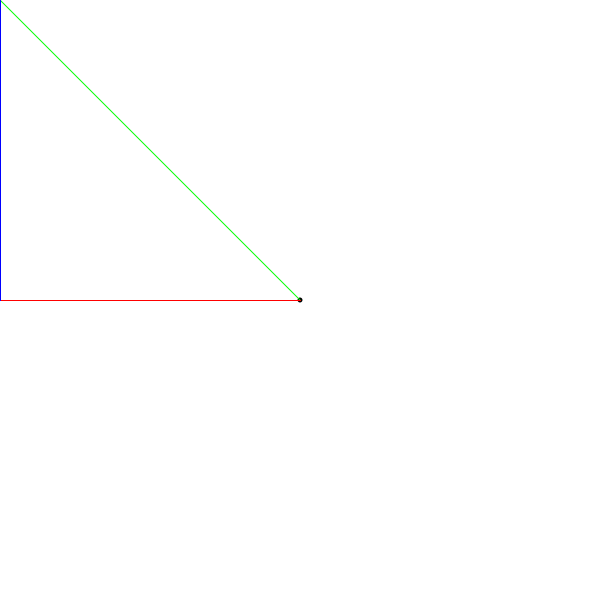
Frame 1 (no input)
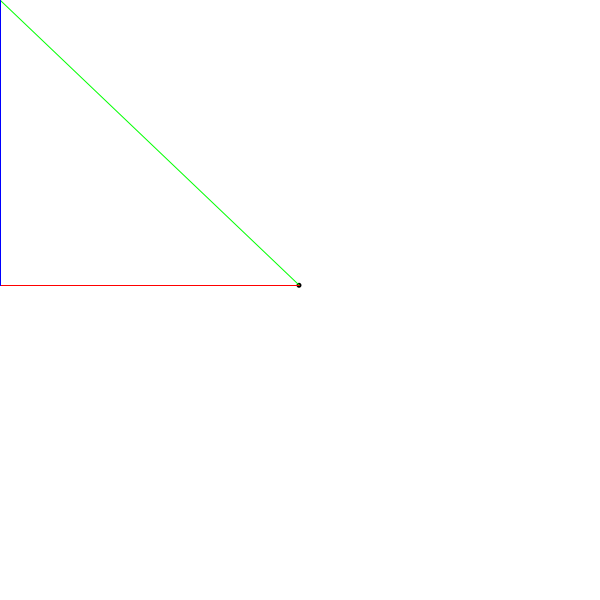
Frame 60 (the mouse pressed at the canvas centre just before this capture)
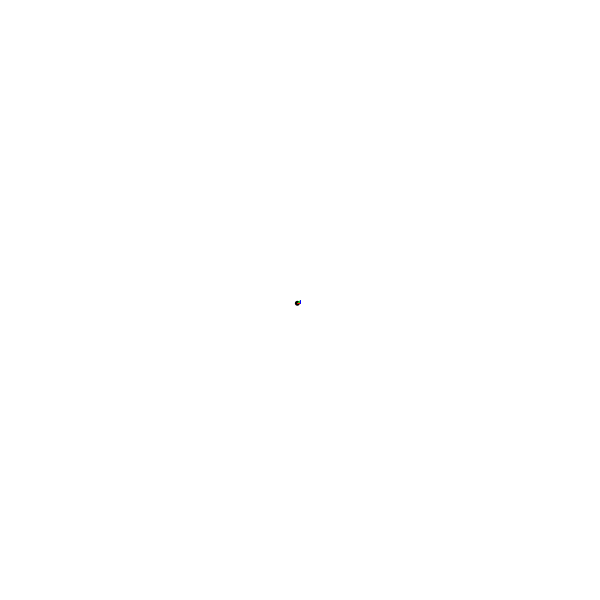
Frame 120 (the mouse held since frame 60 and released just before this capture)

The Processing sketch that drew these frames (run headless with seeded random() and noise(); from frame 60 on, the mouse is pressed at the canvas centre):

// Processing sketch: mouse_chasser
// ── mouse_chasser.pde
Walker jone;

void setup() {
  size(600,600);
  background(255);
  jone = new Walker();
  frameRate(60);
}

void draw() {
  background(255);
  jone.display();
  //jone.randomStep();
  //jone.mouseDetection();
  //jone.mouseChasse();
  jone.graphs();
  jone.randomChasse();
  
  jone.edge();
}

// ── Walker.pde
class Walker {
 
  float walkerX;
  float walkerY;
  int[] choice = new int[9];
  
  Walker() {
    walkerX = width/2;
    walkerY = height/2;
  }
  
  Walker(float tempX, float tempY) {
    walkerX = tempX;
    walkerY = tempY;
    
    }
  
  void display() {
    push();
    fill(0);
    noStroke();
    circle(walkerX, walkerY, 5);
    pop();
  }
  
  void randomStep() {
    int r = int(random(9));
    
    if(r < 1) {
      walkerX++;
      walkerY--;
    } else if(r < 2) {
      walkerY--;
    } else if(r < 3) {
      walkerX--;
      walkerY--;
    } else if(r < 4) {
      walkerX++;
    } else if(r < 5) {

    } else if(r < 6) {
      walkerX--;
    } else if(r < 7) {
      walkerX++;
      walkerY++;
    } else if(r < 8) {
      walkerY++;
    } else if(r < 9) {
      walkerX--;
      walkerY++;
    }
    
  }
  
  void noiseStep() {
    int r = int(random(9));
    
    if(r < 1) {
      walkerX++;
      walkerY--;
    } else if(r < 2) {
      walkerY--;
    } else if(r < 3) {
      walkerX--;
      walkerY--;
    } else if(r < 4) {
      walkerX++;
    } else if(r < 5) {

    } else if(r < 6) {
      walkerX--;
    } else if(r < 7) {
      walkerX++;
      walkerY++;
    } else if(r < 8) {
      walkerY++;
    } else if(r < 9) {
      walkerX--;
      walkerY++;
    }
    
  }
  
  void edge() {
    if(walkerX > width) {
      walkerX  = width;
    } else if(walkerX < 0 ) {
      walkerX = 0;
    }
    
    if(walkerY > height) {
      walkerY  = height;
    } else if(walkerX < 0 ) {
      walkerY = 0;
    }
  }
  
  void mouseDetection() {
    if(mouseX - walkerX > 0) {
      walkerX++;
    } else if(mouseX - walkerX < 0) {
      walkerX--;
    }
    
    if(mouseY - walkerY > 0) {
      walkerY++;
    } else if(mouseY - walkerY < 0) {
      walkerY--;
    }  
  }
  
  void graphs() {
    push();
    stroke(0,255,0);
    line(walkerX,walkerY,mouseX,mouseY);
    stroke(255,0,0);
    line(walkerX,walkerY,mouseX,walkerY);
    stroke(0,0,255);
    line(mouseX,walkerY,mouseX,mouseY);
    pop();
  }
  
  void mouseChasse() {
    float soX;
    float soY;
    float sX;
    float sY;
    float velX;
    float velY;
    float t;
    
    soX = walkerX;
    soY = walkerY;
    sX = mouseX;
    sY = mouseY;
    
    if(abs(sX-soX) > abs(sY-soY)) {
      t = abs(sX-soX);
    } else {
      t = abs(sY-soY);
    }
    
    if(t == 0) {
      velX = 0;
      velY = 0;
    } else {
      velX = (sX-soX)/t;
      velY = (sY-soY)/t;
    }
    
    walkerX += velX;
    walkerY += velY;
    
    println("walkerX:", walkerX, " //  walkerY", walkerY);
    println("velX:", velX, " //  velY", velY, " //  t:", t);
    
  }
  
  void randomChasse() {
    float r = 0.8;
    if(r > random(1)) {
      noiseStep();
    } else {
      mouseChasse();
    }
  }
  
}
